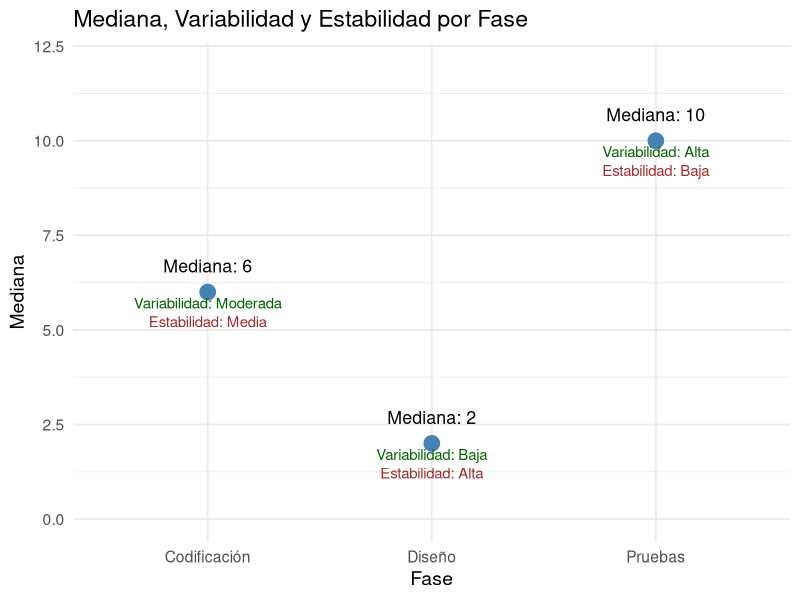

Recreate this plot in R.
# Cargar librería necesaria
library(ggplot2)

# Crear los datos
datos <- data.frame(
  Fase = c("Diseño", "Codificación", "Pruebas"),
  Mediana = c(2, 6, 10),
  Variabilidad = c("Baja", "Moderada", "Alta"),
  Estabilidad = c("Alta", "Media", "Baja")
)

# Crear el gráfico
ggplot(datos, aes(x = Fase, y = Mediana)) +
  geom_point(size = 5, color = "steelblue") +  # Punto para la mediana
  geom_text(aes(label = paste("Mediana:", Mediana)), 
            vjust = -1.5, size = 4.5) +  # Etiqueta de mediana
  geom_text(aes(label = paste("Variabilidad:", Variabilidad)), 
            vjust = 1.5, size = 3.8, color = "darkgreen") +  # Etiqueta de variabilidad
  geom_text(aes(label = paste("Estabilidad:", Estabilidad)), 
            vjust = 3.2, size = 3.8, color = "brown") +  # Etiqueta de estabilidad
  ylim(0, 12) +
  labs(title = "Mediana, Variabilidad y Estabilidad por Fase",
       y = "Mediana",
       x = "Fase") +
  theme_minimal(base_size = 14)
